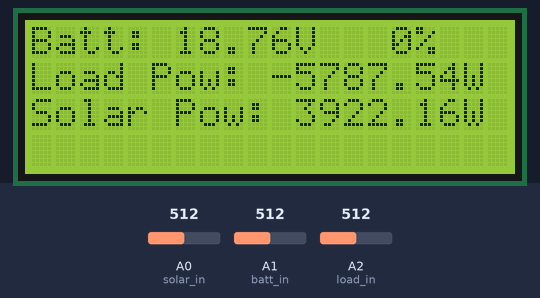
The sketch below on a simulated Arduino Uno, built with avr-gcc and run on an emulated ATmega328P. Shown: 20×4 character LCD. Inputs (shaded band) come from the test bench; at power-on: A0 (solar_in) = 512, A1 (batt_in) = 512, A2 (load_in) = 512. No radio packets arrive unless stated.

Above: at 1.2 s.
1.3 s: A0 (solar_in) set to 642
At 6.1 s:
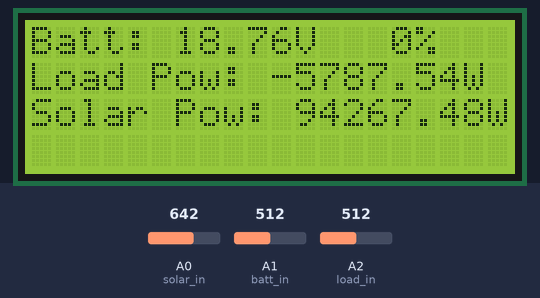
7.3 s: A0 (solar_in) set to 669
At 10.5 s:
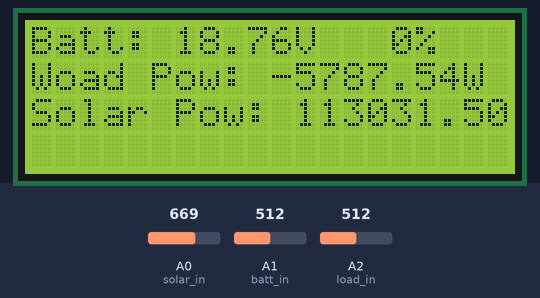
13.3 s: A1 (batt_in) set to 760
At 16.0 s:
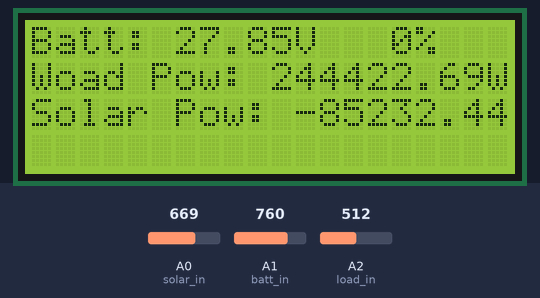
19.3 s: A1 (batt_in) set to 791
At 20.4 s:
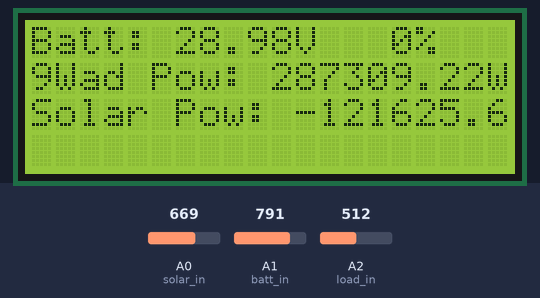
25.3 s: A2 (load_in) set to 716
At 31.3 s:
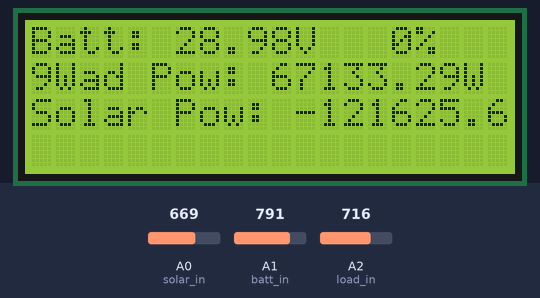
31.6 s: A2 (load_in) set to 900
At 36.1 s:
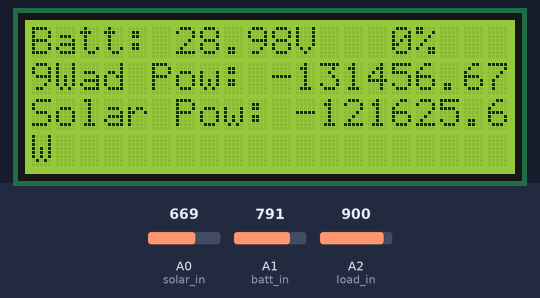
Timing chart, 0 to 37.6 s (numbered marks = the images above; inputs shaded):
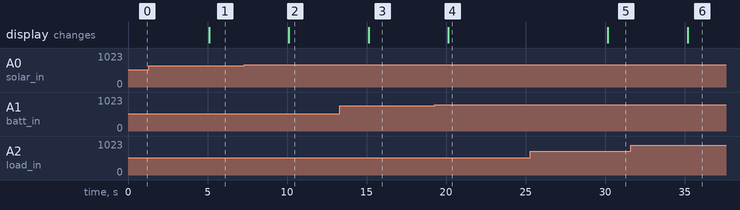

The sketch:

SR_DAQ_2022.ino
```cpp
#include <LiquidCrystal.h>
#include <Wire.h>
#include <RF24.h>
#include <nRF24L01.h>
#include <SPI.h>
#include <TinyGPS++.h>
#include <NeoSWSerial.h>

const int rs = 9, en = 8, d4 = 5, d5 = 4, d6 = 3, d7 = 2,   //define pin numbers for LCD
          rows = 20, columns = 4,                           //define LCD dimensions
          solar_in = 0, batt_in = 1, load_in = 2,           //define pin numbers for analog inputs
          ADC_Vref = 5, ADC_bit_res = 10;                   //initialize values for ADC
const byte RF_address[6] = "00001";
//char text[];
float S1_Volts = 0, Batt_Volts = 0, S2_Volts = 0,           //declare vars to store voltage conversion results
      Batt_Percent = 0, P_Charge = 0, P_Load = 0,           //declare vars to store processed data
      local_time_hr = 0;                                    //time in hours
float latitude_deg, longitude_deg, boat_speed_knots;        // S and W is neg
LiquidCrystal screen(rs, en, d4, d5, d6, d7);
RF24 transmitter(7,10);                                      //CE and CSN
int RXPin = 6, TXPin = 7,                                   //RX and TX pins on Arduino with GPS
    GPSBaud = 9600,                                         //GPS baud rate
    date_day = 1, date_month = 1, date_year = 2000;         //date variables
TinyGPSPlus gps;
NeoSWSerial gpsSerial(RXPin, TXPin);

void update_GPS(){
  if(gpsSerial.available() > 0){

      //Serial.println(gps.charsProcessed()); //– the total number of characters received by the object
      //Serial.println(gps.sentencesWithFix()); //– the number of $GPRMC or $GPGGA sentences that had a fix
      //Serial.println(gps.failedChecksum()); //– the number of sentences of all types that failed the checksum test
      //Serial.println(gps.passedChecksum()); //– the number of sentences of all types that passed the checksum test
    if(gps.encode(gpsSerial.read())){
      /*//read latitude and longitude
      if(gps.location.isValid()){
        latitude_deg = gps.location.lat();
        longitude_deg = gps.location.lng();

        Serial.print("Latitude: ");
        Serial.println(latitude_deg);
        Serial.print("Longitude: ");
        Serial.println(longitude_deg);
      }*/

      //read boat speed in knots
      if (gps.speed.isUpdated()) {
        boat_speed_knots = gps.speed.knots();
        /*Serial.print("Boat Speed: ");
        Serial.print(boat_speed_knots);
        Serial.println(" knots");*/
      }

      if(gps.date.isUpdated()){
        date_month = gps.date.month();
        date_day = gps.date.day();
        date_year = gps.date.year();

        /*Serial.print(date_month);
        Serial.print('/');
        Serial.print(date_day);
        Serial.print('/');
        Serial.println(date_year);   */
      }

      if(gps.time.isUpdated()){
        local_time_hr = gps.time.hour() + (gps.time.minute()/60);

        //Serial.print("Local Time: ");
        //Serial.println(local_time_hr);
      }
    }

   /* while (millis() > 5000 && gps.charsProcessed() < 10)
      Serial.println(F("No GPS detected: check wiring."));*/
  }
}

void read_voltage() {
  //read analog inputs through ADC and convert back to voltage
  S1_Volts = ((analogRead(solar_in) * ADC_Vref) / (pow(2,ADC_bit_res) - 1));
  Batt_Volts = ((analogRead(batt_in) * ADC_Vref) / (pow(2,ADC_bit_res) - 1));
  S2_Volts = ((analogRead(load_in) * ADC_Vref) / (pow(2,ADC_bit_res) - 1));

  //for testing accuracy of voltage readings
   /*
  Serial.println('A' + String(solar_in) + ": " + String(S1_Volts) + '\n');
  Serial.println('A' + String(batt_in) + ": " + String(Batt_Volts) + '\n');
  Serial.println('A' + String(load_in) + ": " + String(S2_Volts) + '\n');
   */
}

void calculate_voltage_power() {
  //convert analog input back to voltage prior to steppping down
  Batt_Volts *= 38.126;
  Batt_Volts /= 5.086;
  //Serial.println('A' + String(batt_in) + ": " + String(Batt_Volts) + '\n');
  S1_Volts *= 38.604;
  S1_Volts /= 5.093;
  S2_Volts *= 38.814;
  S2_Volts /= 5.094;

  //calculate recorded parameters from raw voltages
  Batt_Percent = ((Batt_Volts - 32.7) / (38.7 - 32.7)) * 100;
  if (Batt_Percent < 0)
    Batt_Percent = 0;
  P_Charge = ((S1_Volts - Batt_Volts) * Batt_Volts /0.001);
  P_Load = ((Batt_Volts - S2_Volts) * Batt_Volts /0.001);
}

void update_screen() {
  screen.clear();                                                                          //reset cursor to top left and clear screen
  screen.print("Batt: " + String(Batt_Volts, 2) + "V  " + String(Batt_Percent, 0) + "%");  //print Battery charge percent
  screen.setCursor(0,1);                                                                   //move cursor to next line
  screen.print("Load Pow: " + String(P_Load, 2) + "W");                                   //print power supplied by solar panels
  screen.setCursor(0,2);                                                                   //move cursor to next line
  screen.print("Solar Pow: " + String(P_Charge, 2) + "W");                                //print power consumed by load
  //screen.setCursor(0,3);                                                                   //move cursor to next line
  //screen.print("Speed: " + String(boat_speed_knots, 2) + " knots");                        //print boat speed in knots
}

void transmit_data() {
  transmitter.write(&Batt_Volts, sizeof(Batt_Volts));
  //Serial.println("Batt_Volts Transmitted");
  transmitter.write(&P_Load, sizeof(P_Load));
  //Serial.println("P_Load Transmitted");
  transmitter.write(&P_Charge, sizeof(P_Charge));
  //Serial.println("P_Charge Transmitted");
  //transmitter.write(&boat_speed_knots, sizeof(boat_speed_knots));
  //Serial.println("Boat speed Transmitted");
}

void setup() {
  //pinMode(7, OUTPUT);
  //pinMode(9, OUTPUT);
  //gpsSerial.begin(GPSBaud);
  screen.begin(rows,columns);                               //set LCD dimensions
  transmitter.begin();
  transmitter.openWritingPipe(RF_address);
  transmitter.stopListening();
  //Serial.begin(9600);
}

void loop() {
  read_voltage();
  calculate_voltage_power();
  //update_GPS();
  update_screen();
  transmit_data();
  delay(5000);                                               //delay for 5 min in ms
}
```

Measured:
- the behaviour switches between 650 and 651 on A0 (solar_in) (found by bisection; images 1 and 2)
- the behaviour switches between 772 and 773 on A1 (batt_in) (found by bisection; images 3 and 4)
- after the input at 1.3 s, the display: changes after 3.8 s (image 1)
- after the input at 7.3 s, the display: changes after 2.8 s (image 2)
- after the input at 13.3 s, the display: changes after 1.8 s (image 3)
- after the input at 19.3 s, the display: changes after 0.85 s (image 4)
- after the input at 25.3 s, the display: changes after 4.9 s (image 5)
- after the input at 31.6 s, the display: changes after 3.6 s (image 6)
